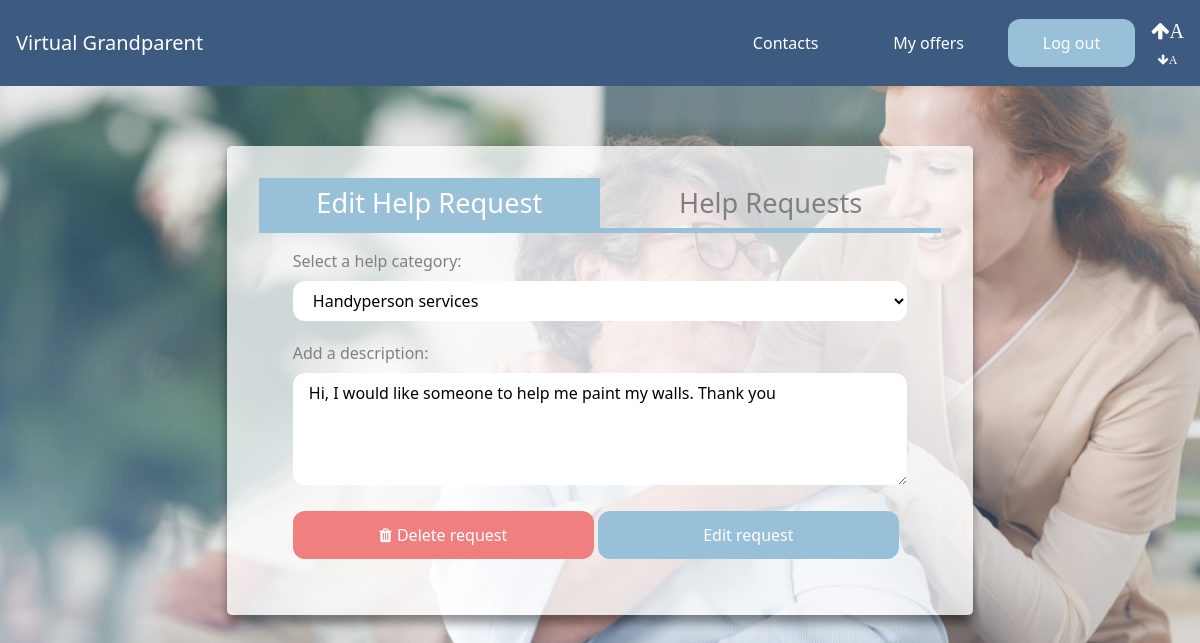
Page /help-request/edit/272 (signed in) on the committed database.
### core/models.py (models this page shows)
class Help(models.Model):
    id = models.AutoField(primary_key=True)
    description = models.TextField(max_length=1000)
    category = models.CharField(choices=HELP_CATEGORIES, max_length=2, default='OT')
    helper = models.ForeignKey(Helper, on_delete=models.CASCADE, null=True)
    oldPerson = models.ForeignKey(OldPerson, on_delete=models.CASCADE)
    date = models.DateField(default=datetime.date.today, blank=True)

### core/views.py (the view, shortened to what this page needs)
# urls.py: path('help-request/edit/<int:id>', views.editHelpRequest, name='editHelpRequest'),
@login_required
@csrf_protect
def editHelpRequest(request, id):
    error_message = None
    form = {}
    help = Help.objects.get(pk = id)
    if request.method == 'GET':
        form = HelpRequestForm(instance=help)
    return render(request, 'core/editHelpRequest.html', {'id': help.id,'form': form, "error_message": error_message})

### core/forms.py
class HelpRequestForm(forms.ModelForm):
    category = forms.ChoiceField(choices= HELP_CATEGORIES, initial= None,widget= forms.Select
                           (attrs={'placeholder':'Select a help category'}))
    description= forms.CharField(max_length=1000, widget= forms.Textarea
                           (attrs={'placeholder':'Add a description', 'rows':4, 'cols':15}))
    class Meta:
        model = Help
        fields = ('category','description')
    def __init__(self, *args, **kwargs):
        super(HelpRequestForm, self).__init__(*args, **kwargs)
        for visible in self.visible_fields():
            visible.field.widget.attrs['class'] = 'w-full mt-2 px-4 py-2 rounded-xl background-white'

### templates/core/editHelpRequest.html (shortened to what this page needs)
{% extends 'core/base.html' %}
{% load static %}
{% block static %}
<link rel="stylesheet" href="{% static 'css/cards.css' %}">
<link rel="stylesheet" href="{% static 'css/flexbox.css' %}">
<link rel="stylesheet" href="https://cdnjs.cloudflare.com/ajax/libs/sweetalert/1.1.3/sweetalert.min.css">{% endblock %}
{% block content %}
<div class="card-container p-10">
    <div class="col-md-6 single-card lg:w-2/3 p-8 mx-auto">
        <div class="row mx-auto">
            <div class="column column-title selected">
                <a href="{% url 'core:editHelpRequest' id %}">Edit Help Request</a>
            </div>
            <div class="column column-title">
                <a href="{% url 'core:helpRequests' %}">Help Requests</a>
            </div>
        </div>
        <form method="post" id="editForm" action="{% url 'core:editHelpRequest' id %}" class="mx-auto" style="padding: 0 5%;" enctype="multipart/form-data">
            {% for field in form %}
            <fieldset class="mb-5">
                <label class="text-gray"  for="{{ field.name }}">{{ field.field.widget.attrs.placeholder }}:</label>
                {{field}}
            </fieldset>
            {% endfor %}
            <div class="button-container">
                <a href="{% url 'core:deleteHelpRequest' id %}" id="btnDelete" class="px-5 py-3 rounded-xl base-button coral-button button-50 mr-1">
                    <i class="fa fa-trash fa-space" aria-hidden="true"></i>Delete request
                </a>
                <input id="btnEditRequest" type="submit" value="Edit request" class = "px-5 py-3 rounded-xl base-button large-button button-50">
            </div>
            <br />
        </form>
    </div>
</div>
{% endblock %}

### static/css/base.css (style rules this page uses)
:root { --blue: #3d5a80; --light-blue: #98c1d9 ; --baby-blue: #e0fbfc; --orange: #ee6c4d; --dark-blue: #293241; --gray: #333333; }
.base-button { background-color: var(--light-blue) !important; color: white; width: 100%; text-align: center; }
.coral-button { background-color: lightcoral !important; }
.large-button { text-align: center; display: block }
.base-background { background-color: var(white); }
.column { float: left; width: 50%; }
.column-title { text-align: center; color: gray; font-size: 1.7rem; padding: .3rem; border-bottom: 5px solid var(--light-blue); margin-bottom: 1rem; }
.selected { color: white; background: var(--light-blue); }
.row { display: -webkit-flex; display: flex; }
.row:after { content: ""; display: table; clear: both; }
.text-gray { color: gray }
.background-white { background: white; }
.fa-space { margin-right: 5px; }

### static/css/cards.css (style rules this page uses)
:root { --blue: #3d5a80; --light-blue: #98c1d9 ; --baby-blue: #e0fbfc; --orange: #ee6c4d; --dark-blue: #293241; --gray: #333333; }
.card-container { margin: 20px auto; padding: 2px 16px; text-align: center; }
.single-card { box-shadow: 0 8px 10px 0 rgba(0,0,0,0.4); transition: 0.3s; border-radius: 5px; background: rgba(255, 255, 255, 0.75); text-align: left; width: 100%; margin-left: 2px; -webkit-column-break-inside: avoid; page-break-inside: avoid; break-inside: avoid; }

### static/css/flexbox.css (style rules this page uses)
.button-container { display: flex; flex-direction: row; flex-wrap: wrap; margin-left: auto; margin-right: auto; }
.button-50 { width: 49%; text-align: center; }

### rows in the picture
Help: form "Handyperson services" "Hi, I would like someone to help me paint my walls. Thank you"

### other values in the picture
{{ field.field.widget.attrs.placeholder }} "Select a help category" "Add a description"
